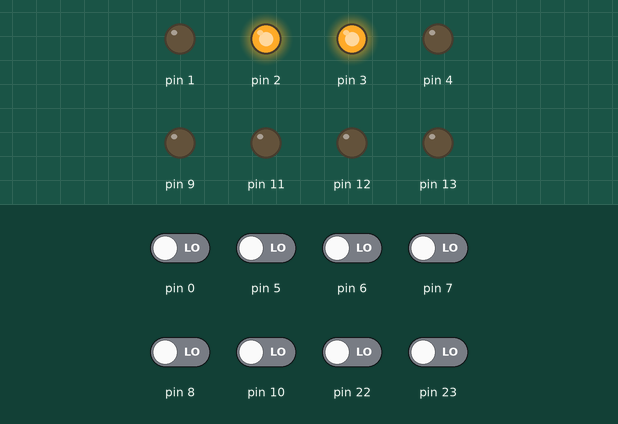
The sketch below on a simulated Arduino Uno, built with avr-gcc and run on an emulated ATmega328P. Shown: output pins drawn as LEDs (lit = HIGH). The inputs (shaded band) are chosen by the test bench; at power-on: pin 0, pin 5–8, pin 10, pin 22, pin 23 LOW.

Above: at 1.2 s.
1.3 s: pin 7 driven HIGH
At 2.6 s:
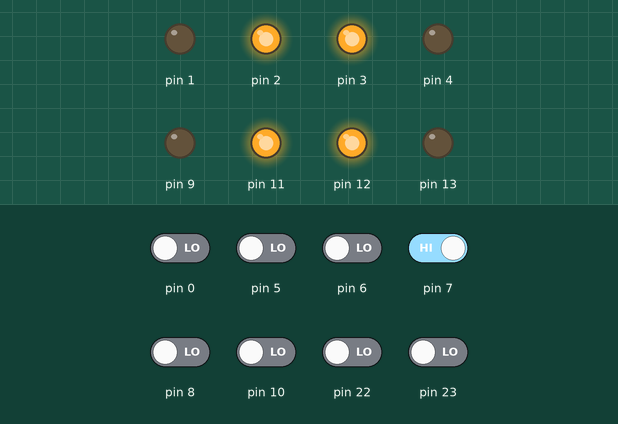
3.0 s: pin 6 driven HIGH
At 3.4 s:
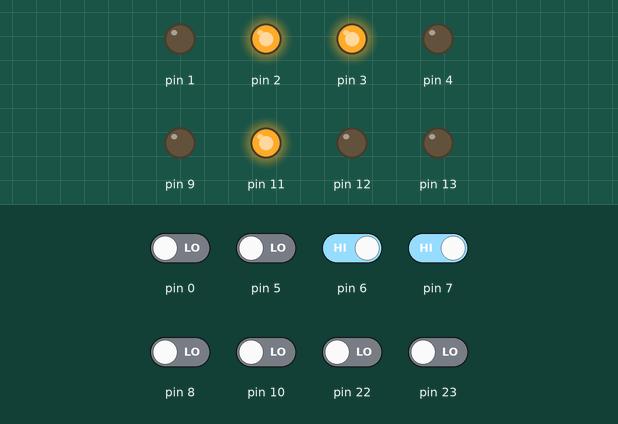
4.5 s: pin 6 driven LOW
At 5.7 s:
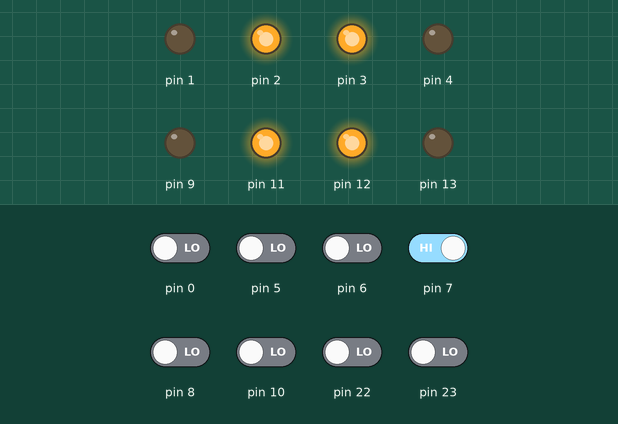
6.0 s: pin 7 driven LOW
At 6.6 s:
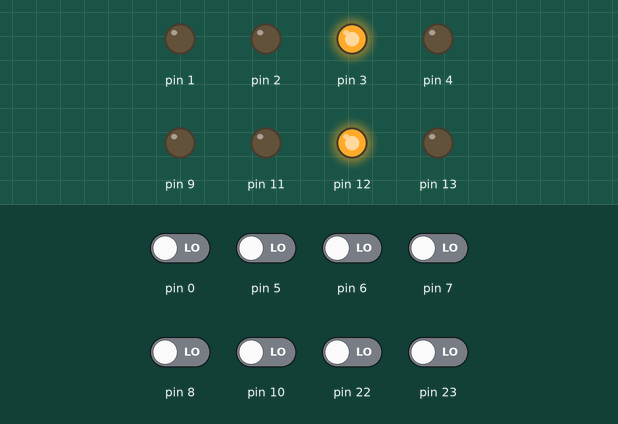
9.0 s: pin 7 driven HIGH
At 9.4 s:
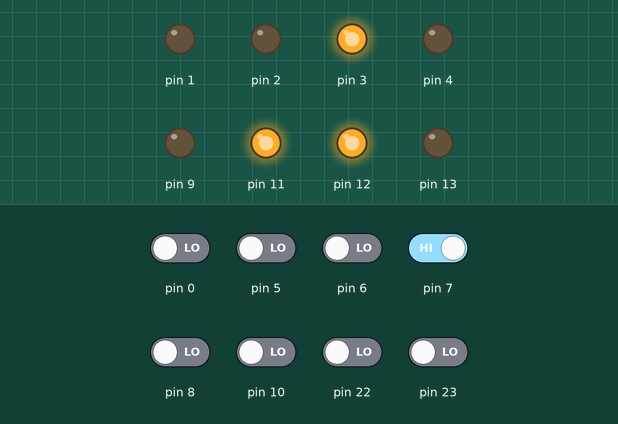
10.5 s: pin 6 driven HIGH
At 11.6 s:
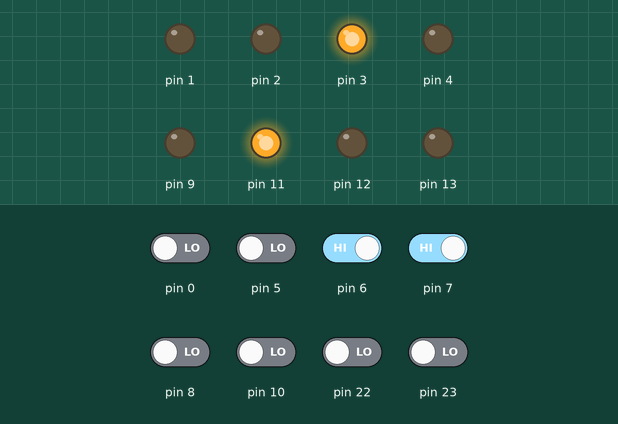
Timing chart, 0 to 13.0 s (numbered marks = the images above; inputs shaded):
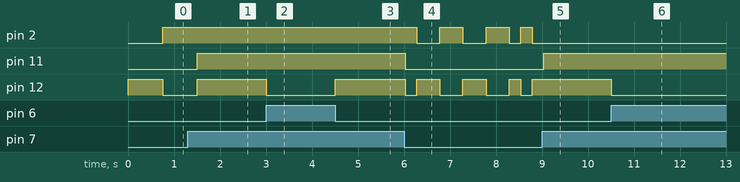

The sketch:

spi_test.ino
```cpp
// CLK
// CS
// MOSI
// MISO


#define PINMODE_D2(value) DDR

bool input_bit = 0;
bool output_bit = 0;

bool is_master = false;
bool clock_bit = false;

byte pattern[] = {
  0, 0, 0, 0, 1, 1, 1, 1,
  0, 0, 1, 1, 0, 0, 1, 1,
  0, 1, 0, 1, 0, 1, 0, 1,
  0, 0, 0, 1, 1, 1, 0, 1
};
byte pattern_pointer = 0;

void update_bits_output() {
  PORTB = (
    PINB & 0b11100111 |
    ( !input_bit << 3 ) |
    ( !output_bit << 4 )
  );
}

void setup() {
  // erial.begin( 9600 );
  // delay( 500 );
  DDRB  = 0b00111010;
  DDRD  = 0b00011110;
  PORTB = 0b00011000;
  PORTD = 0b00001000;
}

void loop() {
  static int endMillis = 0;
  int currentMillis = millis();

  if ( endMillis < currentMillis ) {
    endMillis = currentMillis + 250;

    // DEBUG
//    Serial.print( "pattern_pointer = " );
//    Serial.print( pattern_pointer );
//    Serial.print( ", input bit = " );
//    Serial.print( input_bit, BIN );
//    Serial.print( ", output_bit = " );
//    Serial.println( output_bit, BIN );
    // DEBUG

    is_master = !( PIND & ( 1 << 7 ) );
    input_bit = is_master;

    if ( is_master ) {
      pattern_pointer++;
      if ( pattern_pointer >= 32 ) pattern_pointer = 0;
      bool pointer_bit = pattern[ pattern_pointer ];

      clock_bit = pointer_bit;
      output_bit = clock_bit;

      PORTD = PIND & ~( 1 << 2 ) | ( clock_bit << 2 );
    }
  }

  if ( !is_master ) {
    clock_bit = PIND & ( 1 << 6 );
    output_bit = !!clock_bit;
  }

  update_bits_output();
}
```

Measured:
- after the input at 1.3 s, pin 2: stays HIGH (without the input it goes to LOW after 0.46 s); pin 11: LOW → HIGH after 0.21 s
- after the input at 3.0 s, pin 12: HIGH → LOW at once
- after the input at 4.5 s, pin 12: LOW → HIGH at once
- after the input at 6.0 s, pin 2: goes LOW 0.50 s, HIGH 0.50 s, LOW 0.50 s, HIGH 0.50 s, LOW 0.25 s, HIGH 0.25 s, then LOW, starting after 0.28 s; pin 11: HIGH → LOW at once; pin 12: HIGH → LOW at once, → HIGH 0.25 s later, → LOW 0.50 s later, → HIGH 0.50 s later, … (8 changes in this stretch)
- after the input at 9.0 s, pin 2: stops changing and stays LOW; pin 11: LOW → HIGH at once; pin 12: stops changing and stays HIGH
- after the input at 10.5 s, pin 12: HIGH → LOW at once
